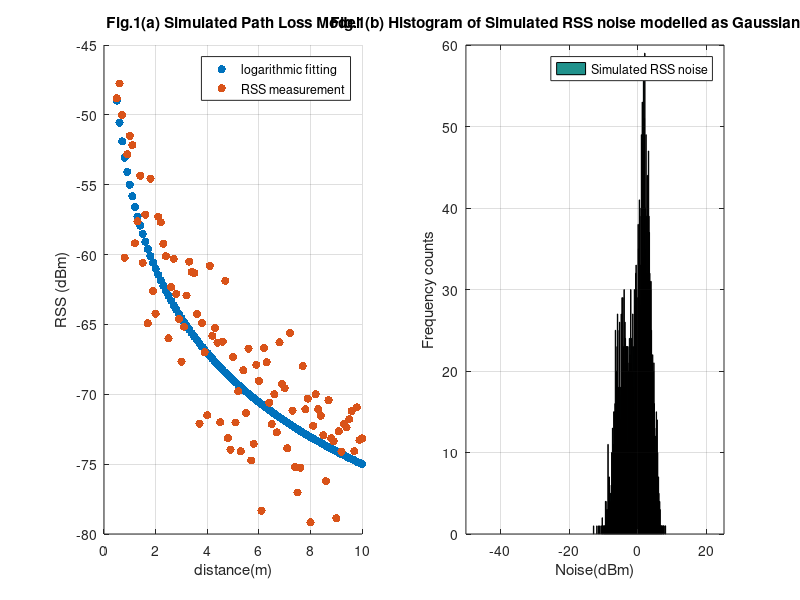

Recreate this plot in MATLAB.
%%Path loss model
%Logarithmic fitting parameters
P0=-55;
beta=2;
d0=1;
%GMM parameters
mu=[-4.36;1.73];
sigmasq = cat(3,[5.22],[4.09]);
tau=[0.37;0.63];

d=[0.5:0.1:10]';
P=P0-10*beta*log10(d/d0);
rng('default'); % For reproducibility
gm = gmdistribution(mu,sigmasq,tau);
n = random(gm,length(d));
RSS=P+n;

%plotting
figure;subplot(1,2,1);
scatter(d,P,'filled','red');hold on;
scatter(d,RSS,'filled','black');hold off;
axis([0 10 -80 -45]);grid on;
title('Fig.1(a) Simulated Path Loss Model');
xlabel('distance(m)');ylabel('RSS (dBm)');
legend('logarithmic fitting','RSS measurement');

subplot(1,2,2);
hist(random(gm,3000),175);hold on;
xlim([-50 25]);
title('Fig.1(b) Histogram of Simulated RSS noise modelled as Gaussian Mixture');
xlabel('Noise(dBm)');ylabel('Frequency counts');grid on;
legend('Simulated RSS noise');